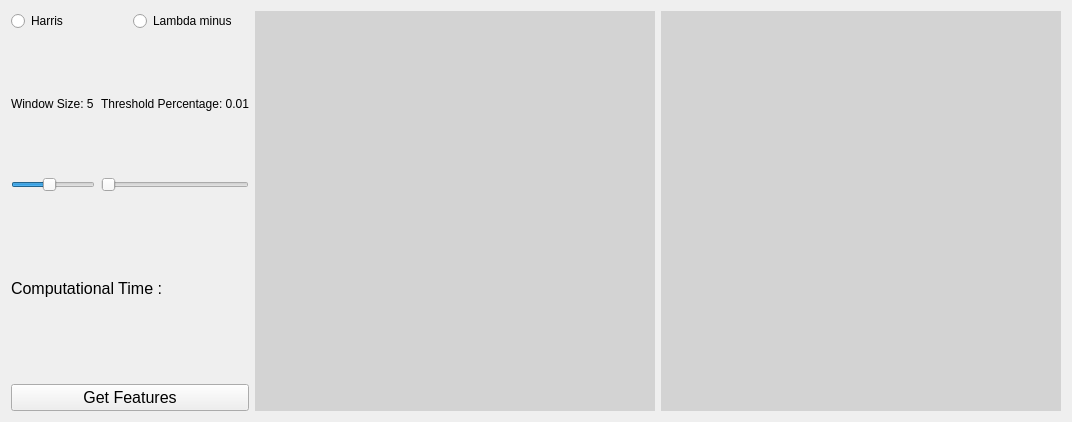
      <widget class="QWidget" name="tab_6">
       <attribute name="title">
        <string>Feature Detection</string>
       </attribute>
       <layout class="QGridLayout" name="gridLayout_6">
        <item row="0" column="0">
         <layout class="QHBoxLayout" name="horizontalLayout_31">
          <item>
           <layout class="QVBoxLayout" name="verticalLayout_23">
            <item>
             <layout class="QVBoxLayout" name="verticalLayout_21">
              <item>
               <layout class="QVBoxLayout" name="verticalLayout_20">
                <item>
                 <layout class="QHBoxLayout" name="horizontalLayout_29">
                  <item>
                   <widget class="QRadioButton" name="harris_radioButton">
                    <property name="text">
                     <string>Harris</string>
                    </property>
                   </widget>
                  </item>
                  <item>
                   <widget class="QRadioButton" name="lambda_minus_radioButton">
                    <property name="text">
                     <string>Lambda minus</string>
                    </property>
                   </widget>
                  </item>
                 </layout>
                </item>
                <item>
                 <layout class="QHBoxLayout" name="horizontalLayout_30">
                  <item>
                   <layout class="QVBoxLayout" name="verticalLayout_18">
                    <item>
                     <widget class="QLabel" name="window_size_slider_lbl">
                      <property name="text">
                       <string>Window Size: 5</string>
                      </property>
                     </widget>
                    </item>
                    <item>
                     <widget class="QSlider" name="window_size_slider">
                      <property name="minimum">
                       <number>1</number>
                      </property>
                      <property name="maximum">
                       <number>10</number>
                      </property>
                      <property name="value">
                       <number>5</number>
                      </property>
                      <property name="orientation">
                       <enum>Qt::Horizontal</enum>
                      </property>
                     </widget>
                    </item>
                   </layout>
                  </item>
                  <item>
                   <layout class="QVBoxLayout" name="verticalLayout_19">
                    <item>
                     <widget class="QLabel" name="th_percentage_slider_lbl">
                      <property name="text">
                       <string>Threshold Percentage: 0.01</string>
                      </property>
                     </widget>
                    </item>
                    <item>
                     <widget class="QSlider" name="th_percentage_slider">
                      <property name="maximum">
                       <number>100</number>
                      </property>
                      <property name="orientation">
                       <enum>Qt::Horizontal</enum>
                      </property>
                     </widget>
                    </item>
                   </layout>
                  </item>
                 </layout>
                </item>
               </layout>
              </item>
              <item>
               <widget class="QLabel" name="comp_time_lbl">
                <property name="font">
                 <font>
                  <pointsize>12</pointsize>
                 </font>
                </property>
                <property name="text">
                 <string>Computational Time :</string>
                </property>
               </widget>
              </item>
             </layout>
            </item>
            <item>
             <widget class="QPushButton" name="feature_detection_apply_btn">
              <property name="font">
               <font>
                <pointsize>12</pointsize>
               </font>
              </property>
              <property name="text">
               <string>Get Features</string>
              </property>
             </widget>
            </item>
           </layout>
          </item>
          <item>
           <layout class="QHBoxLayout" name="horizontalLayout_28">
            <item>
             <widget class="QLabel" name="image_before_harris">
              <property name="sizePolicy">
               <sizepolicy hsizetype="Fixed" vsizetype="Fixed">
                <horstretch>0</horstretch>
                <verstretch>0</verstretch>
               </sizepolicy>
              </property>
              <property name="minimumSize">
               <size>
                <width>400</width>
                <height>400</height>
               </size>
              </property>
              <property name="styleSheet">
               <string notr="true">background-color:lightgrey</string>
              </property>
              <property name="text">
               <string/>
              </property>
             </widget>
            </item>
            <item>
             <widget class="QLabel" name="image_after_harris">
              <property name="sizePolicy">
               <sizepolicy hsizetype="Fixed" vsizetype="Fixed">
                <horstretch>0</horstretch>
                <verstretch>0</verstretch>
               </sizepolicy>
              </property>
              <property name="minimumSize">
               <size>
                <width>400</width>
                <height>400</height>
               </size>
              </property>
              <property name="styleSheet">
               <string notr="true">background-color:lightgrey</string>
              </property>
              <property name="text">
               <string/>
              </property>
             </widget>
            </item>
           </layout>
          </item>
         </layout>
        </item>
       </layout>
      </widget>
